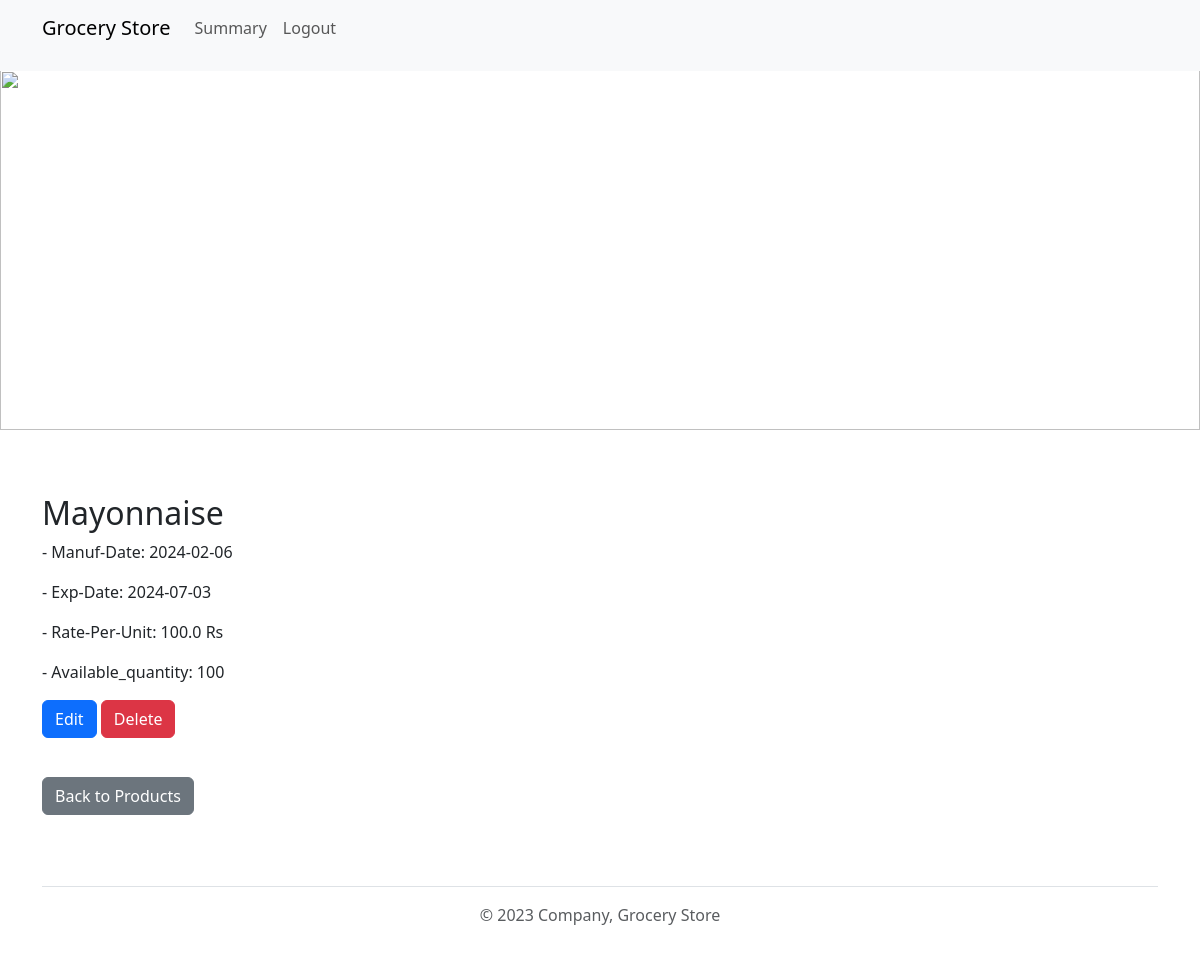
/manage_product_details/68 (signed in), run on the app's committed database.
### application/models.py (models this page shows)
class Products(db.Model):
    __tablename__ = "products"
    product_id = db.Column(db.Integer, primary_key=True, autoincrement=True)
    product_name = db.Column(db.String(200), nullable=False)
    manufacture_date = db.Column(db.Date)
    expiry_date = db.Column(db.Date)
    rate_per_unit = db.Column(db.Float, nullable=False)
    unit = db.Column(db.String(200), nullable=False, default='Rs')
    section_id = db.Column(db.Integer, db.ForeignKey('sections.section_id', onupdate='CASCADE'))
    section = db.relationship('Sections', backref=db.backref('products', lazy=True))
    quantity_available = db.Column(db.Integer, db.CheckConstraint('quantity_available >= 0', name='check_min_quantity') , nullable=False)

### application/controllers.py (the view)
@app.route("/manage_product_details/<int:product_id>")
@login_required
def manage_product_details(product_id):
    product = Products.query.filter_by(product_id=product_id).one()
    return render_template('manage_product_details.html', product=product)

### application/controllers.py (called while the page is built)
@login_manager.user_loader
def load_user(user_id):
    return Users.query.get(int(user_id))

### templates/manage_product_details.html (shortened to what this page needs)
<!DOCTYPE html>
<html lang="en">
<head>
    <link href="https://cdn.jsdelivr.net/npm/bootstrap@5.3.0/dist/css/bootstrap.min.css" rel="stylesheet">
    <link rel="stylesheet" type="text/css" href="{{ url_for('static', filename='styles.css') }}">
</head>
<body>
    {% include 'admin_header.html' %}
    {% include 'banner.html' %}
    <div class="container mt-5">
        <h2>{{ product.product_name }}</h2>
        <p>- Manuf-Date: {{ product.manufacture_date }}</p>
        <p>- Exp-Date: {{ product.expiry_date }}</p>
        <p>- Rate-Per-Unit: {{ product.rate_per_unit }} {{ product.unit }}</p>
        <p>- Available_quantity: {{ product.quantity_available }}</p>
        <div class="action-buttons">
            <a href="{{ url_for('edit_product', product_id=product.product_id) }}" class="btn btn-primary">Edit</a>
            <a href="{{ url_for('delete_product', product_id=product.product_id) }}" class="btn btn-danger" onclick="return confirm('Are you sure you want to delete this product?')">Delete</a>
        </div>
        <br>
        <a href="{{ url_for('manage_products', section_id=product.section_id) }}" class="btn btn-secondary">Back to Products</a>
    </div>
    {% include 'footer.html' %}
</body>
</html>

### static/styles.css (style rules this page uses)
body { padding-top: 70px; }
a { display: block; text-align: center; font-size: 18px; margin-bottom: 15px; text-decoration: none; color: #007bff; }

### data on the page
Products: product_name "Mayonnaise", manufacture_date "2024-02-06", expiry_date "2024-07-03", rate_per_unit "100.0", unit "Rs", quantity_available "100"
